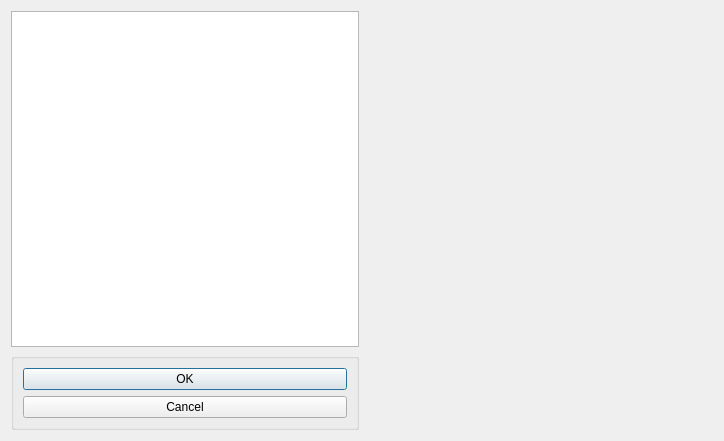
<?xml version="1.0" encoding="UTF-8"?>
<ui version="4.0">
 <class>setting_window</class>
 <widget class="QDialog" name="setting_window">
  <property name="geometry">
   <rect>
    <x>0</x>
    <y>0</y>
    <width>724</width>
    <height>441</height>
   </rect>
  </property>
  <property name="windowTitle">
   <string>Form</string>
  </property>
  <layout class="QGridLayout" name="gridLayout">
   <item row="0" column="0">
    <widget class="QListView" name="listViewAlgo"/>
   </item>
   <item row="0" column="1" rowspan="2">
    <widget class="QStackedWidget" name="stackedWidgetSetting">
     <property name="currentIndex">
      <number>0</number>
     </property>
     <widget class="QWidget" name="page"/>
     <widget class="QWidget" name="page_2"/>
    </widget>
   </item>
   <item row="1" column="0">
    <widget class="QGroupBox" name="groupBox">
     <property name="title">
      <string/>
     </property>
     <layout class="QVBoxLayout" name="verticalLayout">
      <item>
       <widget class="QPushButton" name="pushButtonOK">
        <property name="text">
         <string>OK</string>
        </property>
       </widget>
      </item>
      <item>
       <widget class="QPushButton" name="pushButtonCancel">
        <property name="text">
         <string>Cancel</string>
        </property>
       </widget>
      </item>
     </layout>
    </widget>
   </item>
  </layout>
 </widget>
 <resources/>
 <connections/>
</ui>
